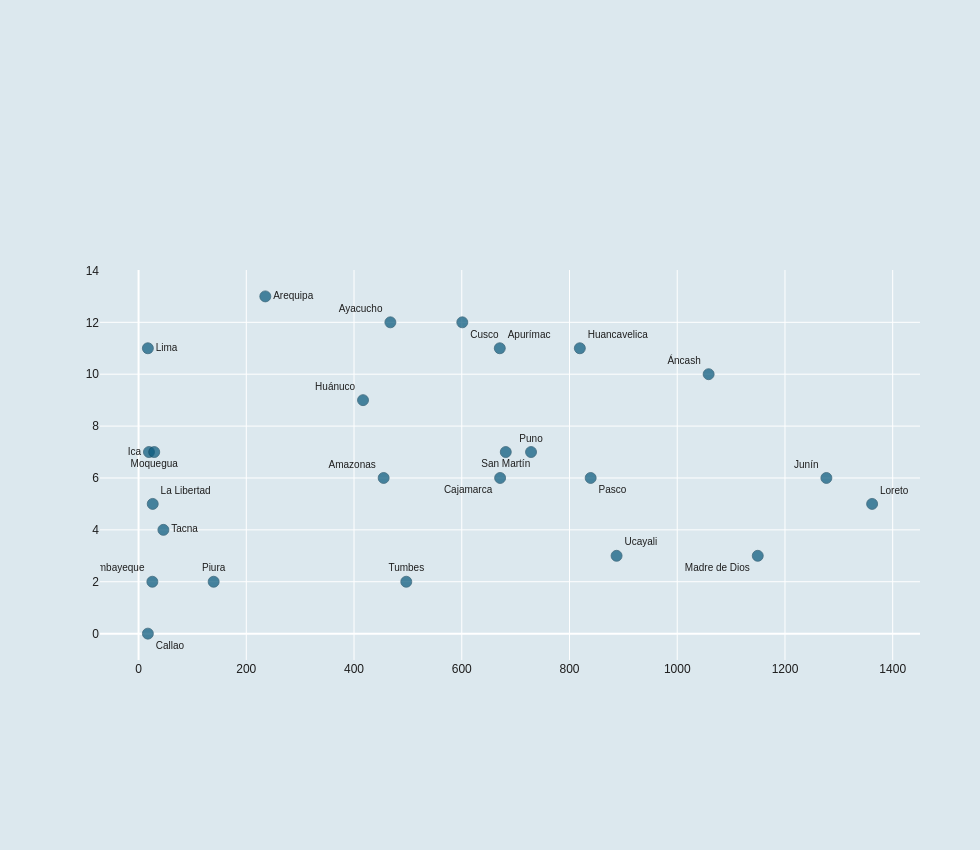

The cell this chart's notebook holds for it:
### Code cell
# Ajusta el diseño general de la figura.
fig_scatter.update_layout(

    # Usa un fondo azul muy claro.
    plot_bgcolor="#DCE8EE",

    # Mantiene el mismo fondo en toda la figura.
    paper_bgcolor="#DCE8EE",

    # Define una tipografía sencilla y legible.
    font=dict(
        family="Arial",
        size=12,
        color="#1F1F1F"
    ),

    # Define un ancho suficiente para las etiquetas.
    width=980,

    # Define una altura amplia.
    height=850,

    # Reserva bastante espacio arriba para el subtítulo
    # y abajo para el eje X y la fuente.
    margin=dict(
        l=100,
        r=60,
        t=270,
        b=190
    ),

    # Elimina la leyenda.
    showlegend=False,

    # El título se agregará manualmente.
    title=""
)

### Figure 1 — Plotly figure (JSON) as saved in the notebook; plotly's stock layout.template omitted (floating-point values rounded to 4 significant figures)
{"data": [{"customdata": [["Chachapoyas", 4, 2], ["Huaraz", 5, 5], ["Abancay", 7, 4], ["Arequipa", 7, 6], ["Ayacucho", 7, 5], ["Cajamarca", 3, 3], ["Callao", 0, 0], ["Cusco", 7, 5], ["Huancavelica", 7, 4], ["Huánuco", 6, 3], ["Ica", 4, 3], ["Huancayo", 5, 1], ["Trujillo", 2, 3], ["Chiclayo", 0, 2], ["Lima", 6, 5], ["Iquitos", 3, 2], ["Puerto Maldonado", 3, 0], ["Moquegua", 5, 2], ["Cerro de Pasco", 3, 3], ["Piura", 0, 2], ["Puno", 5, 2], ["Moyobamba", 3, 4], ["Tacna", 4, 0], ["Tumbes", 0, 2], ["Pucallpa", 3, 0]], "hovertemplate": "<b>%{text}</b><br>Capital: %{customdata[0]}<br>Precipitación acumulada: %{x:.1f} mm<br>Declaratorias: %{customdata[1]}<br>Prórrogas: %{customdata[2]}<br>Total de normas: %{y}<extra></extra>", "marker": {"color": "#0B5A7D", "line": {"color": "#083D56", "width": 0.8}, "opacity": 0.72, "size": 11}, "mode": "markers+text", "name": "", "text": ["Amazonas", "Áncash", "Apurímac", "Arequipa", "Ayacucho", "Cajamarca", "Callao", "Cusco", "Huancavelica", "Huánuco", "Ica", "Junín", "La Libertad", "Lambayeque", "Lima", "Loreto", "Madre de Dios", "Moquegua", "Pasco", "Piura", "Puno", "San Martín", "Tacna", "Tumbes", "Ucayali"], "textfont": {"color": "#1F1F1F", "size": 10}, "textposition": ["top left", "top left", "top right", "middle right", "top left", "bottom left", "bottom right", "bottom right", "top right", "top left", "middle left", "top left", "top right", "top left", "middle right", "top right", "bottom left", "bottom center", "bottom right", "top center", "top center", "bottom center", "middle right", "top center", "top right"], "type": "scatter", "x": [455.0, 1058.0, 670.6, 235.3, 467.5, 671.2, 17.3, 601.0, 819.2, 416.7, 19.3, 1277.0, 26.3, 25.6, 17.3, 1362.0, 1150.0, 29.1, 839.3, 139.4, 728.6, 681.7, 46.1, 497.0, 887.4], "y": [6, 10, 11, 13, 12, 6, 0, 12, 11, 9, 7, 6, 5, 2, 11, 5, 3, 7, 6, 2, 7, 7, 4, 2, 3]}], "layout": {"font": {"color": "#1F1F1F", "family": "Arial", "size": 12}, "height": 850, "margin": {"b": 190, "l": 100, "r": 60, "t": 270}, "paper_bgcolor": "#DCE8EE", "plot_bgcolor": "#DCE8EE", "showlegend": false, "title": {"text": ""}, "width": 980}}
